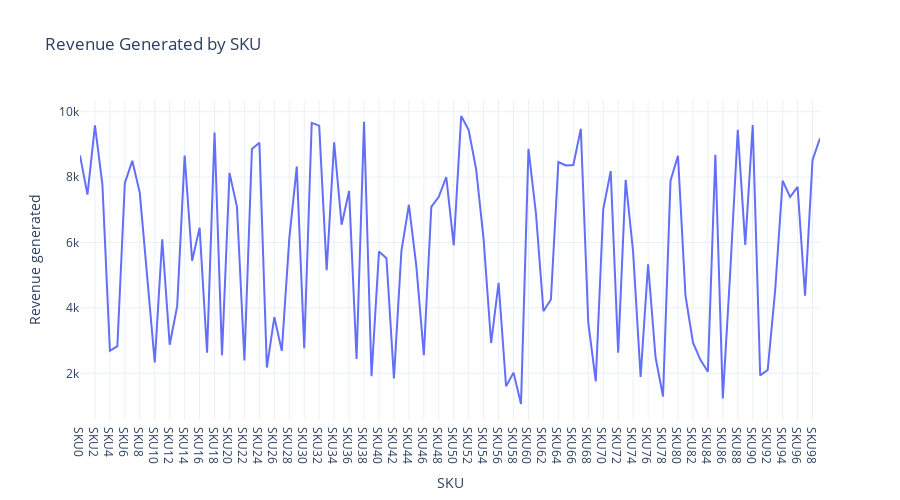

Notebook code cell kept with this figure:
### Code cell
revenue_chart = px.line(data, x = 'SKU',
                       y = 'Revenue generated',
                       title = 'Revenue Generated by SKU', width=900, height=500)
revenue_chart.show()

### Figure 1 — Plotly figure (JSON) as saved in the notebook; plotly's stock layout.template omitted (floating-point values rounded to 4 significant figures)
{"data": [{"hovertemplate": "SKU=%{x}<br>Revenue generated=%{y}<extra></extra>", "legendgroup": "", "line": {"color": "#636efa", "dash": "solid"}, "marker": {"symbol": "circle"}, "mode": "lines", "name": "", "orientation": "v", "showlegend": false, "type": "scatter", "x": ["SKU0", "SKU1", "SKU2", "SKU3", "SKU4", "SKU5", "SKU6", "SKU7", "SKU8", "SKU9", "SKU10", "SKU11", "SKU12", "SKU13", "SKU14", "SKU15", "SKU16", "SKU17", "SKU18", "SKU19", "SKU20", "SKU21", "SKU22", "SKU23", "SKU24", "SKU25", "SKU26", "SKU27", "SKU28", "SKU29", "SKU30", "SKU31", "SKU32", "SKU33", "SKU34", "SKU35", "SKU36", "SKU37", "SKU38", "SKU39", "SKU40", "SKU41", "SKU42", "SKU43", "SKU44", "SKU45", "SKU46", "SKU47", "SKU48", "SKU49", "SKU50", "SKU51", "SKU52", "SKU53", "SKU54", "SKU55", "SKU56", "SKU57", "SKU58", "SKU59", "SKU60", "SKU61", "SKU62", "SKU63", "SKU64", "SKU65", "SKU66", "SKU67", "SKU68", "SKU69", "SKU70", "SKU71", "SKU72", "SKU73", "SKU74", "SKU75", "SKU76", "SKU77", "SKU78", "SKU79", "SKU80", "SKU81", "SKU82", "SKU83", "SKU84", "SKU85", "SKU86", "SKU87", "SKU88", "SKU89", "SKU90", "SKU91", "SKU92", "SKU93", "SKU94", "SKU95", "SKU96", "SKU97", "SKU98", "SKU99"], "xaxis": "x", "y": [8662.0, 7461.0, 9578.0, 7767.0, 2687.0, 2828.0, 7823.0, 8496.0, 7517.0, 4971.0, 2331.0, 6100.0, 2874.0, 4053.0, 8654.0, 5442.0, 6454.0, 2629.0, 9365.0, 2553.0, 8128.0, 7087.0, 2391.0, 8858.0, 9049.0, 2175.0, 3716.0, 2686.0, 6117.0, 8319.0, 2766.0, 9655.0, 9572.0, 5150.0, 9062.0, 6541.0, 7573.0, 2438.0, 9692.0, 1912.0, 5725.0, 5521.0, 1840.0, 5737.0, 7152.0, 5268.0, 2557.0, 7089.0, 7397.0, 8002.0, 5911.0, 9866.0, 9436.0, 8232.0, 6088.0, 2926.0, 4767.0, 1606.0, 2021.0, 1062.0, 8864.0, 6886.0, 3900.0, 4257.0, 8459.0, 8355.0, 8368.0, 9474.0, 3550.0, 1752.0, 7015.0, 8180.0, 2633.0, 7911.0, 5710.0, 1889.0, 5328.0, 2484.0, 1292.0, 7889.0, 8652.0, 4384.0, 2943.0, 2412.0, 2048.0, 8685.0, 1230.0, 5134.0, 9445.0, 5925.0, 9593.0, 1935.0, 2100.0, 4531.0, 7888.0, 7386.0, 7698.0, 4371.0, 8526.0, 9185.0], "yaxis": "y"}], "layout": {"height": 500, "legend": {"tracegroupgap": 0}, "title": {"text": "Revenue Generated by SKU"}, "width": 900, "xaxis": {"anchor": "y", "domain": [0, 1], "title": {"text": "SKU"}}, "yaxis": {"anchor": "x", "domain": [0, 1], "title": {"text": "Revenue generated"}}}}
